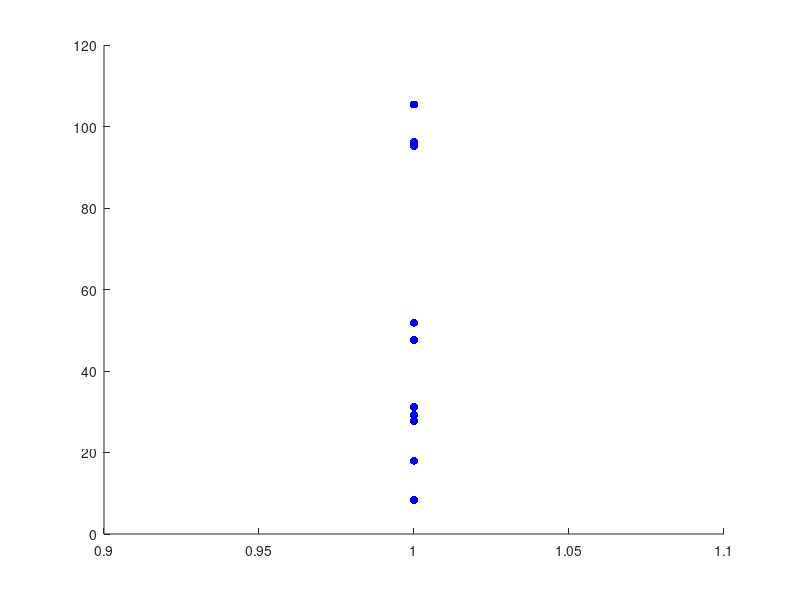

Here is the MATLAB script that generated this plot: (Note: this script raises an error after producing the figure.)
%%%%%%%


%%%%%% initialise model parameters

%%%%%%%%%%
N = 120; % size of the domain for finite difference

Ly = 120; % \nu m height of the migratory domain

chemo = ones(N,N); % initial chemoattractant distribution
chemo_new = ones(N,N); % store new concentration of chemical

dt = 1; % time step most likely wrong

D = 0.1; % diffusion coefficient of chemoattractat

t = 0; % initialise time


di = 1; %% space step in x direction WRONG
dj = 1; %% space step in y direction WRONG

kai = 0.0001; %1/h production rate of chemoattractant 

% parameter for internalisation
R = 7.5; % \nu m cell radius
lam = 100 ; % to 1000 /h chemoattractant internalisation rate

%%%%%%%%%% initialise first cells
initial_number_cells = 10;

cells = ones(initial_number_cells,2); % two columns correspond to x and y coordinates

t_final = 100;

%%%%%% angle choice parameters
alpha = 0;
beta = 1;


for i = 1:initial_number_cells
    cells(i,2) = N*rand;
end

%%% generate a figure with initial cells
figure
scatter(cells(:,1),cells(:,2),'b','filled')

intern_term = zeros(N,N); % internalisation term initially zero

%%%%%%% solve chemoattractant profile
while t < t_final
    
    for i = 2:N-1

        for j= 2:N-1

            
            %%%%%% internalisation
            for k = 1: size(cells,1)
                intern_term(i,j) = intern_term(i,j) + exp (-((domain_len(t)^2*(i-cells(k,1))^2)+(j - cells(k,2))^2));
            end
      
            chemo_new(i,j) = dt * (D*((1/domain_len(t)^2)* (chemo(i+1)-2*chemo(i,j)+chemo(i-1,j))/(di^2)...
                + (chemo(i,j+1)- 2* chemo(i,j)+chemo(i,j-1))/dj  ) -  (chemo(i,j)*lam/ (2*pi*R^2)) * intern_term(i,j) +  ...
                kai*chemo(i,j)*(1-chemo(i,j)) + domain_len_der(t)/domain_len(t) *chemo(i,j) ) + chemo(i,j);
        end

    end

    %%%%%%% move cells
    order = randperm(size(cells,1)); % random permutation, we will pick cells in this order
    angle = zeros (1,size(cells,1)); % initialise angle vector

    %%%%% random walk, FALSE
%     for i = 1 : size(cells,1)
%         random_vector = rand(2,1)-[0.5,0.5]';
%         unit_random_vector = random_vector/norm(random_vector);
%         angle(order(i)) = atan(unit_random_vector(2)/unit_random_vector(1)); % find an angle
%         cells(i,1) = cells(i,1) + cos(angle(order(i))); % update x coordinate
%         cells(i,2) = cells(i,2) + sin(angle(order(i))); % update y coordinate
%     end

    %%%% self-propelled model
    for i = 1 : size(cells,1)
        x_cor = round(cells(i,1));
        y_cor = round(cells(i,2));
        x_grad = gradient ([chemo(x_cor),chemo(x_cor+1)]);
        y_grad = gradient ([chemo(y_cor),chemo(y_cor+1)]);
        angle(order(i)) = atan(y_grad/x_grad); % find an angle due to
        %gradient
        %%% add noise
        random_vector = rand(2,1)-[0.5,0.5]'; % generate a random vector between -1/2 and 1/2
        unit_random_vector = random_vector/norm(random_vector); % normalise it
        
        angle(order(i)) = angle(order(i)) + 0.5*atan(unit_random_vector(2)/unit_random_vector(1)); % add noise
     
        cells(i,1) = cells(i,1) + cos(angle(order(i))); % update x coordinate
        cells(i,2) = cells(i,2) + sin(angle(order(i))); % update y coordinate
    end
     
    
    chemo = chemo_new; %%%% update chemoattractant values
    t = t +dt; % update time step, maybe for loop instead, if this, then would need to have a while loop
    
    hold on
    scatter(cells(:,1),cells(:,2),'b','filled')


end

%%% Heat map of the chemoattractant
     HeatMap(chemo')
     
     
function L = domain_len(t)

    % Parameters 
    L0 = 300; % initial length \nu m
    a = 0.08; %h^-1\nu m^-1
    ts = -16; % h
    Linf = 870; % \nu m 

    L = L0 * ((Linf*exp(a*(t-ts)*Linf))/(Linf-1+exp(a*(t-ts))*Linf) + 1 - ...
        (Linf*exp(a*(-ts)*Linf))/(Linf-1+exp(a*(-ts)*Linf)));
    
    L =100; % fixed domain
end


function L = domain_len_der(t)

    % Parameters 
    L0 = 300; % initial length \nu m
    a = 0.08; %h^-1\nu m^-1
    ts = -16; % h
    Linf = 870; % \nu m 

    L = L0 * ((Linf^2*a*exp(a*(t-ts)*Linf))/(Linf-1+exp(a*(t-ts))*Linf) - ...
       (Linf^2*a*exp(2*a*(t-ts)*Linf))/(Linf-1+exp(a*(t-ts))*Linf));
   
   L =0; %%%% no change
end
